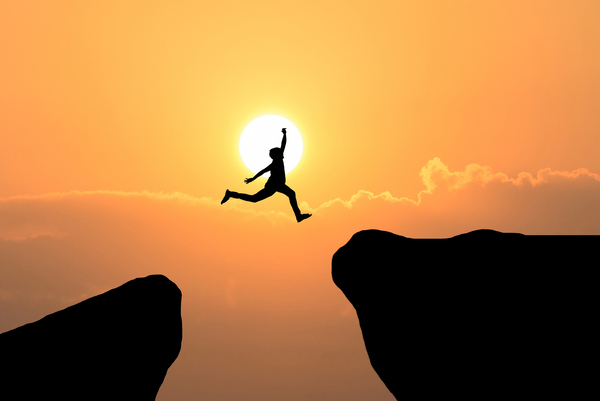
#> input picture PBL/I1.jpg, 600 x 401 px, found by its file name
$ python 'Post lab 3.py'   (older library calls are emulated)
#> lines starting #> are read from the running program, lines starting #| are printed output that depends on the picture
# [109 lines of commented-out code are left out]

import cv2
import numpy as np
from matplotlib import pyplot as plt

img = cv2.imread('I1.jpg', cv2.IMREAD_GRAYSCALE)
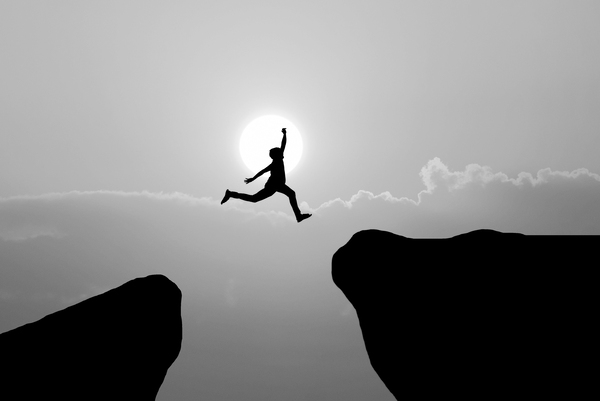
#> img: shape (401, 600); min 0, max 255, mean 132.5

if img is None:
    raise ValueError("Image not found. Please check the path and filename.")

kernelx = np.array([
    [-1, 0, 1],
    [-1, 0, 1],
    [-1, 0, 1]
], dtype=np.float32)

kernely = np.array([
    [-1, -1, -1],
    [0, 0, 0],
    [1, 1, 1]
], dtype=np.float32)

prewittx = cv2.filter2D(img, cv2.CV_64F, kernelx)
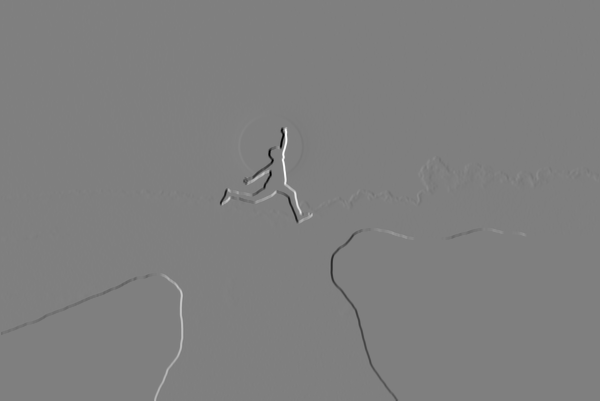
#> prewittx: shape (401, 600) float64; min -765, max 765, mean -0.4; drawn with min black and max white
prewitty = cv2.filter2D(img, cv2.CV_64F, kernely)

prewitt_edges = cv2.magnitude(prewittx, prewitty)
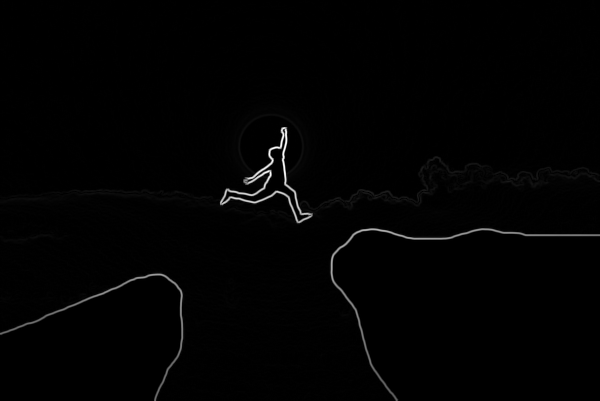
#> prewitt_edges: shape (401, 600) float64; min 0, max 779, mean 7.7; drawn with min black and max white
prewitt_edges = np.uint8(prewitt_edges)

plt.figure(figsize=(10, 4))
plt.subplot(1, 2, 1)
plt.imshow(img, cmap='gray')
plt.title('Original Image')
plt.axis('off')

plt.subplot(1, 2, 2)
plt.imshow(prewitt_edges, cmap='gray')
plt.title('Prewitt Edges CS24091')
plt.axis('off')

plt.tight_layout()
plt.show()
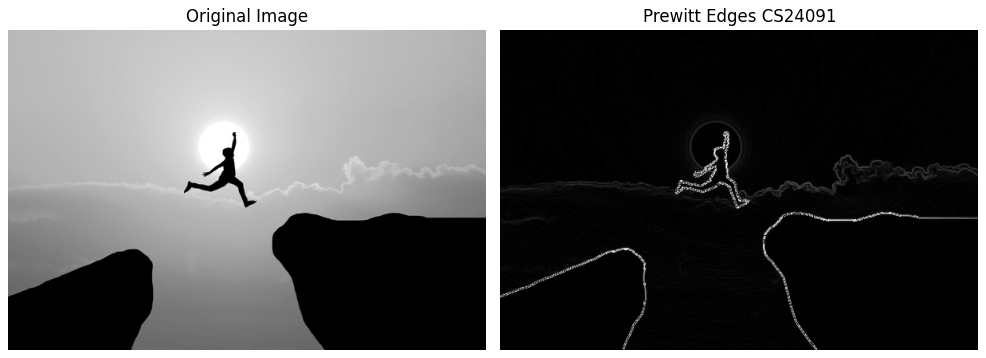
#> figure drawn by matplotlib, 2 panels

cv2.imwrite('prewitt_edges.jpg', prewitt_edges)
